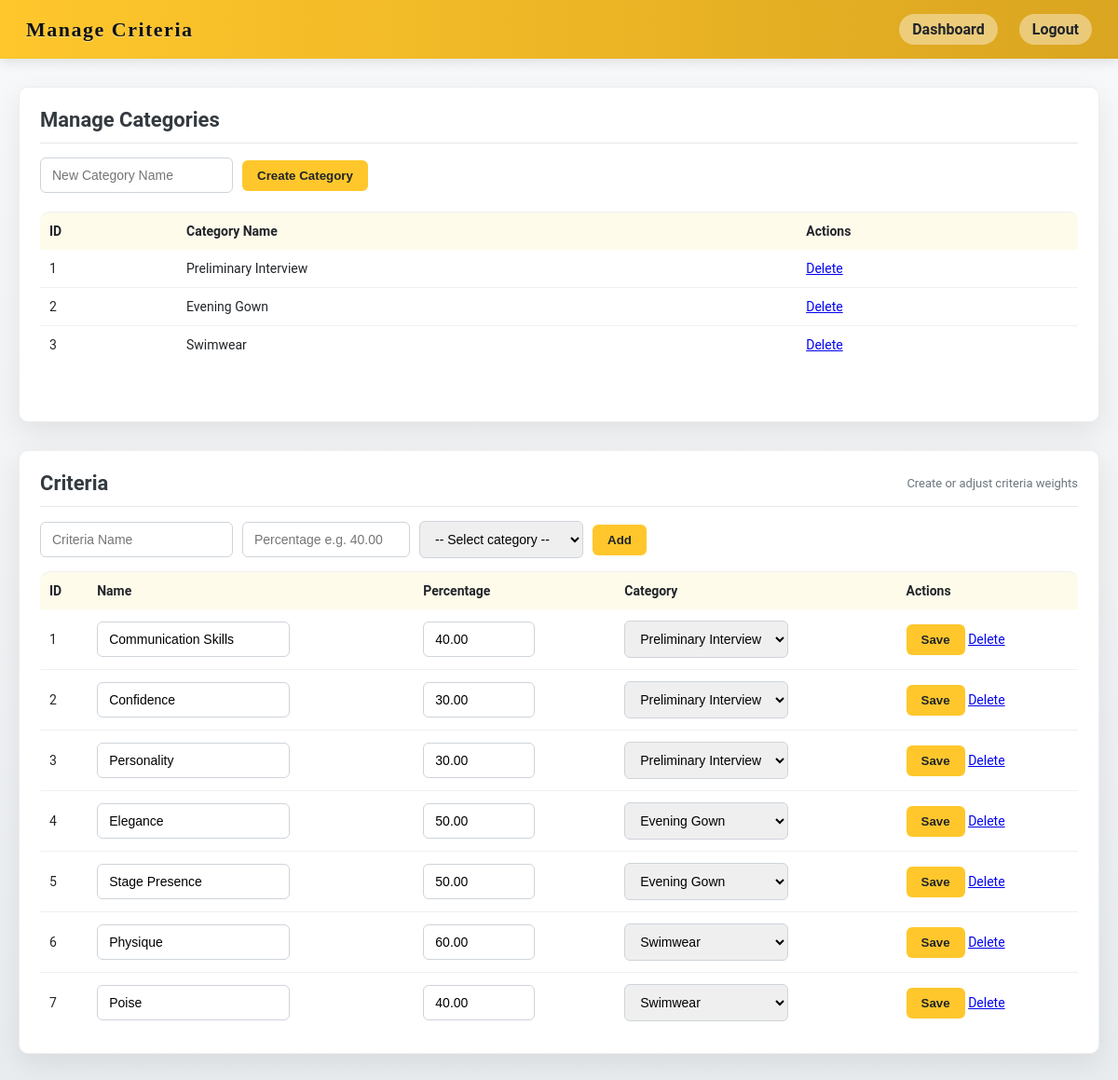
/admin/manage_criteria.php (signed in), run on the app's committed database.
### tables this page shows
CREATE TABLE categories (
    id INT AUTO_INCREMENT PRIMARY KEY,
    name VARCHAR(100) NOT NULL
);

CREATE TABLE criteria (
    id INT AUTO_INCREMENT PRIMARY KEY,
    category_id INT NOT NULL,
    name VARCHAR(100) NOT NULL,
    competition_id INT NOT NULL,
    percentage DECIMAL(5,2) NOT NULL,
    FOREIGN KEY (category_id) REFERENCES categories(id) ON DELETE CASCADE,
    FOREIGN KEY (competition_id) REFERENCES competitions(id) ON DELETE CASCADE
);

### admin/manage_criteria.php (the view, shortened to what this page needs)
<?php
require_once __DIR__ . '/../database/db.php';
$active_competition_id = $_SESSION['active_competition_id'] ?? 1;
$msg = $_GET['msg'] ?? '';
$categories = $conn->query("SELECT id, name FROM categories ORDER BY id ASC");
$res_stmt = $conn->prepare("SELECT id, name, percentage, IFNULL(category_id,0) AS category_id FROM criteria WHERE competition_id = ? ORDER BY id ASC");
$res_stmt->bind_param("i", $active_competition_id);
$res_stmt->execute();
$res = $res_stmt->get_result();
?>
<!doctype html>
<html>
<head><meta charset="utf-8"><title>Manage Criteria</title><link rel="stylesheet" href="../style.css"></head>
<body>
  <div class="topbar">
    <div class="brand">Manage Criteria</div>
    <div class="links">
      <a href="admin_dashboard.php">Dashboard</a>
      <a href="../logout.php">Logout</a>
    </div>
  </div>
  <div class="wrapper">
    <div class="card">
        <div class="header-row"><h2>Manage Categories</h2></div>        <?php if($msg && str_contains($msg, 'Category')): ?><p class="small" style="color:green;"><?=htmlspecialchars($msg)?></p><?php endif; ?>
        <form method="post" style="display:flex; gap:10px; align-items:center; flex-wrap:wrap; margin-bottom: 20px;">
            <input class="input" type="text" name="name" placeholder="New Category Name" required>
            <button class="btn" name="create_category" type="submit">Create Category</button>
        </form>
        <table style="margin-bottom: 40px;">
            <thead><tr><th>ID</th><th>Category Name</th><th>Actions</th></tr></thead>
            <tbody>
                <?php $categories->data_seek(0); while($cat = $categories->fetch_assoc()): ?>
                <tr>
                    <td><?= $cat['id'] ?></td>
                    <td><?= htmlspecialchars($cat['name']) ?></td>
                    <td class="table-actions"><a href="manage_criteria.php?delete_category=<?= $cat['id'] ?>" onclick="return confirm('WARNING: Deleting a category will also delete all criteria within it. Proceed?')">Delete</a></td>
                </tr>
                <?php endwhile; ?>
            </tbody>
        </table>
    </div>
    <div class="card" style="margin-top: 30px;">
      <div class="header-row"><h2>Criteria</h2><div class="small">Create or adjust criteria weights</div></div>
      <form method="post" style="display:flex; gap:10px; align-items:center; flex-wrap:wrap;">
        <input class="input" type="text" name="name" placeholder="Criteria Name">
        <input class="input" type="number" name="percentage" placeholder="Percentage e.g. 40.00" step="0.01" style="max-width:180px;">
        <select class="input" name="category_id" style="max-width:200px;">
          <option value="0">-- Select category --</option>
          <?php
            $cats = [];
            $categories->data_seek(0);
            while ($cat = $categories->fetch_assoc()) { $cats[$cat['id']] = $cat['name']; echo "<option value=\"{$cat['id']}\">".htmlspecialchars($cat['name'])."</option>"; }
          ?>
        </select>
        <button class="btn" name="create" type="submit">Add</button>
      </form>
      <div style="margin-top:14px;">
        <table>
          <thead><tr><th>ID</th><th>Name</th><th>Percentage</th><th>Category</th><th>Actions</th></tr></thead>
          <tbody>
            <?php while($c = $res->fetch_assoc()): ?>
            <tr>
              <form method="post">
                <td><?= $c['id'] ?><input type="hidden" name="id" value="<?= $c['id'] ?>"></td>
                <td><input class="input" type="text" name="name" value="<?=htmlspecialchars($c['name'])?>"></td>
                <td><input class="input" type="number" name="percentage" value="<?=htmlspecialchars($c['percentage'])?>" step="0.01" style="max-width:120px;"></td>
                <td>
                  <select class="input" name="category_id" style="max-width:220px;">
                    <?php foreach ($cats as $cid => $cname): ?>
                      <option value="<?= $cid ?>" <?= ($c['category_id'] == $cid) ? 'selected' : '' ?>><?= htmlspecialchars($cname) ?></option>
                    <?php endforeach; ?>
                  </select>
                </td>
                <td class="table-actions">
                  <button class="btn" name="update" type="submit">Save</button>
                  <a href="manage_criteria.php?delete=<?= $c['id'] ?>" onclick="return confirm('Delete?')">Delete</a>
                </td>
              </form>
            </tr>
            <?php endwhile; ?>
          </tbody>
        </table>
      </div>
    </div>
  </div>
</body>
</html>

### style.css (style rules this page uses)
:root { --gold: #FFC72C; --gold-dark: #b78c22; --bg: #F8F9FA; --muted: #6C757D; --card-shadow: 0 10px 30px rgba(0,0,0,0.08); --accent: #fff; --accent-2: #FFFBEB; --text: #212529; --radius: 10px; --maxw: 1200px; --serif: "Playfair Display", Georgia, "Times New Roman", serif; --sans: "Roboto", "Segoe UI", Arial, sans-serif; --transition-fast: 0.15s ease-out; }
* { box-sizing:border-box; }
body { margin:0; font-family:var(--sans); color:var(--text); background:linear-gradient(180deg, var(--bg) 0%, #E9ECEF 100%); -webkit-font-smoothing:antialiased; -moz-osx-font-smoothing:grayscale; }
.topbar { background:linear-gradient(90deg, var(--gold) 0%, #DAA520 100%); padding:15px 28px; display:flex; justify-content:space-between; align-items:center; box-shadow:0 4px 12px rgba(0,0,0,0.1); }
.brand { font-family:var(--serif); font-size:22px; font-weight:700; color:#111; letter-spacing:1.5px; text-shadow: 0 1px 1px rgba(255, 255, 255, 0.5); }
.topbar .links { display: flex; align-items: center; gap: 8px; }
.topbar .links a { color:var(--text); text-decoration:none; margin-left:15px; font-weight:600; background:rgba(255,255,255,0.4); padding:7px 14px; border-radius:20px; transition:all var(--transition-fast); }
.wrapper { max-width:var(--maxw); margin:30px auto; padding:0 20px; }
.card { background:var(--accent); border-radius:var(--radius); padding:22px; box-shadow:var(--card-shadow); overflow:visible; border: 1px solid #eee; }
.header-row { display:flex; justify-content:space-between; align-items:center; gap:12px; margin-bottom:15px; border-bottom:1px solid rgba(220,220,220,0.7); padding-bottom:12px; }
.header-row h2 { margin:0; font-family:var(--sans); color:#343A40; font-size:22px; font-weight:700; }
.small { font-size:13px; color:var(--muted); }
.table, table { width:100%; border-collapse:separate; border-spacing:0; }
table thead th { text-align:left; padding:12px 10px; background:var(--accent-2); color:var(--text); font-weight:600; font-size:14px; border-top: 1px solid #f0f0f0; }
table thead tr th:first-child { border-top-left-radius: var(--radius); }
table thead tr th:last-child { border-top-right-radius: var(--radius); }
tbody td { padding:12px 10px; border-bottom:1px solid #f0f0f0; font-size:14px; vertical-align:middle; transition: background-color var(--transition-fast); }
tbody tr:last-child td { border-bottom: none; }
.btn { background:var(--gold); color:var(--text); padding:9px 16px; border-radius:6px; border:none; font-weight:700; cursor:pointer; display:inline-block; text-decoration:none; transition:background-color var(--transition-fast), transform var(--transition-fast); }
.input, input[type=text], input[type=number], select { padding:10px 12px; border-radius:6px; border:1px solid #ced4da; font-size:14px; outline:none; transition:border-color var(--transition-fast), box-shadow var(--transition-fast); }

### data on the page
categories: id "1", name "Preliminary Interview"
categories: id "2", name "Evening Gown"
categories: id "3", name "Swimwear"
criteria: id "1", name "Communication Skills", percentage "40.00"
criteria: id "2", name "Confidence", percentage "30.00"
criteria: id "3", name "Personality", percentage "30.00"
criteria: id "4", name "Elegance", percentage "50.00"
criteria: id "5", name "Stage Presence", percentage "50.00"
criteria: id "6", name "Physique", percentage "60.00"
criteria: id "7", name "Poise", percentage "40.00"

### other printed values
form field category_id "Preliminary Interview"
form field category_id "Evening Gown"
form field category_id "Swimwear"
